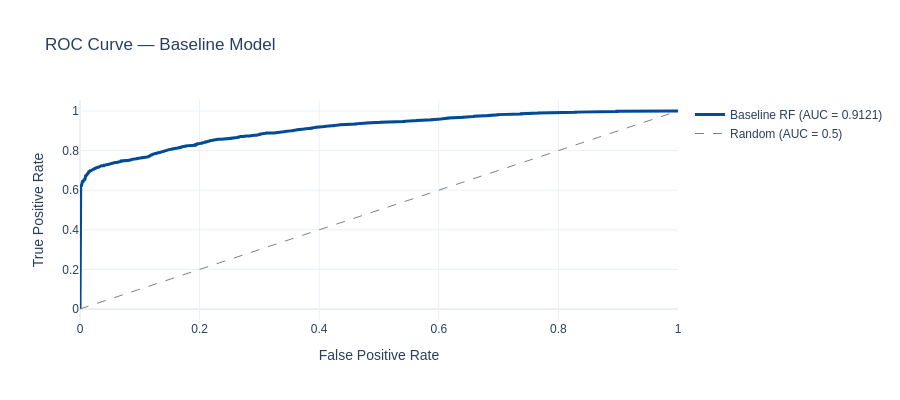

Here is the notebook cell this chart was saved with:
### Code cell
fpr, tpr, _ = roc_curve(y_test, y_pred_proba)

fig2 = go.Figure()

fig2.add_trace(go.Scatter(
    x=fpr, y=tpr,
    mode="lines",
    name=f"Baseline RF (AUC = {auc_baseline:.4f})",
    line=dict(color="#004A96", width=3)
))

fig2.add_trace(go.Scatter(
    x=[0, 1], y=[0, 1],
    mode="lines",
    name="Random (AUC = 0.5)",
    line=dict(color="gray", width=1, dash="dash")
))

fig2.update_layout(
    title="ROC Curve — Baseline Model",
    xaxis_title="False Positive Rate",
    yaxis_title="True Positive Rate",
    template="plotly_white",
    font=dict(family="Arial", size=12),
    height=400
)

fig2.show()

# Guardar métricas para comparación posterior
baseline_metrics = {
    "model": "Baseline RF",
    "auc":   round(auc_baseline, 4)
}
print(f"\nBaseline AUC guardado: {baseline_metrics['auc']}")

### Figure 1 — Plotly figure (JSON) as saved in the notebook; plotly's stock layout.template omitted (floating-point values rounded to 4 significant figures; data arrays with more than 128 entries replaced by an {"elided": "..."} marker saying what was removed)
{"data": [{"line": {"color": "#004A96", "width": 3}, "mode": "lines", "name": "Baseline RF (AUC = 0.9121)", "type": "scatter", "x": {"elided": "896 float values"}, "y": {"elided": "896 float values"}}, {"line": {"color": "gray", "dash": "dash", "width": 1}, "mode": "lines", "name": "Random (AUC = 0.5)", "type": "scatter", "x": [0, 1], "y": [0, 1]}], "layout": {"font": {"family": "Arial", "size": 12}, "height": 400, "title": {"text": "ROC Curve — Baseline Model"}, "xaxis": {"title": {"text": "False Positive Rate"}}, "yaxis": {"title": {"text": "True Positive Rate"}}}}
